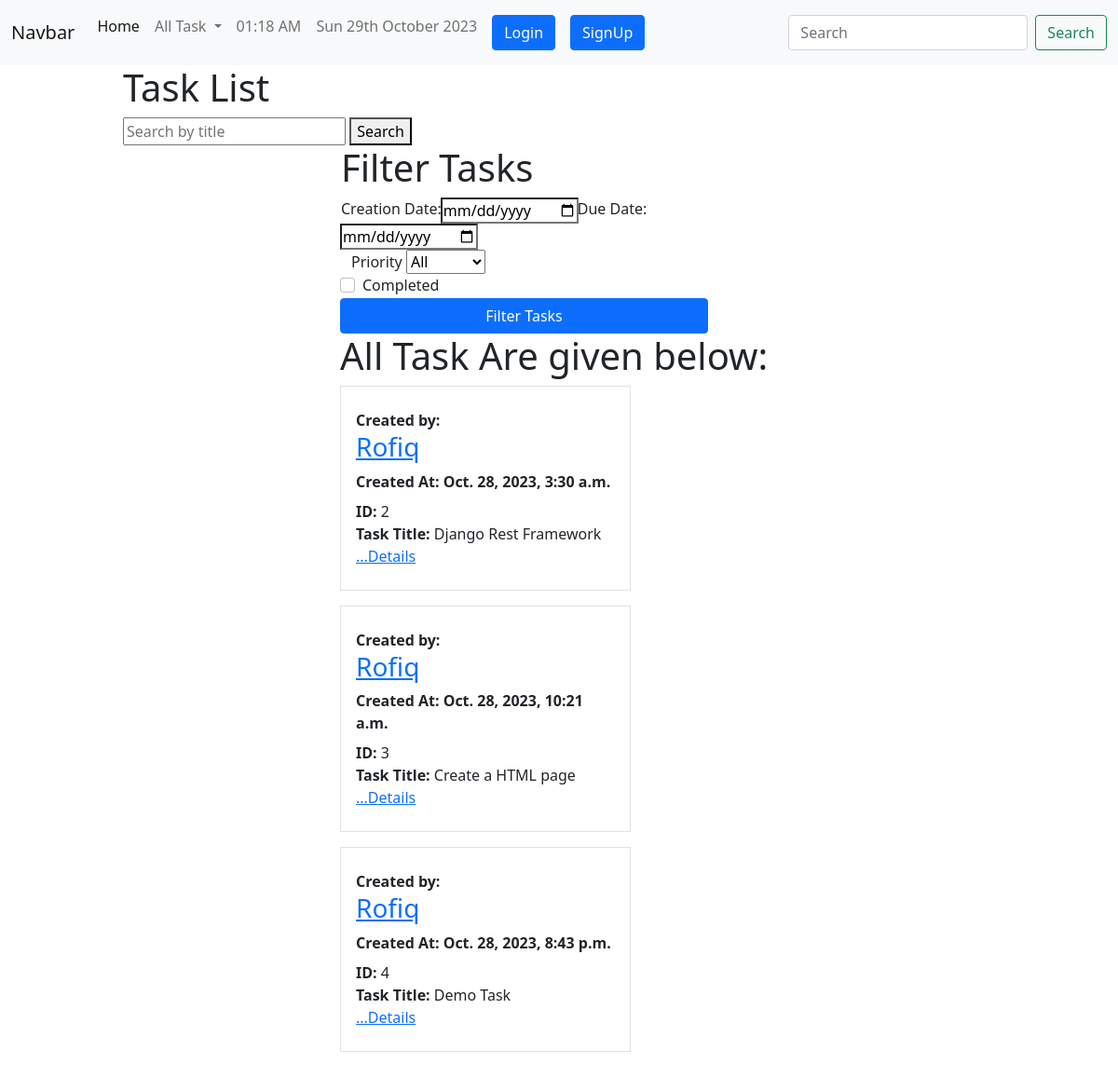
Page /task/tasklist/ on the committed database.
### task/models.py (models this page shows, shortened)
class Task(models.Model):
    PRIORITY_CHOICES = [
        ('Low', 'Low'),
        ('Medium', 'Medium'),
        ('High', 'High'),
    ]
    user            = models.ForeignKey(User, on_delete=models.CASCADE)
    title           = models.CharField(max_length=200)
    id              = models.AutoField(primary_key=True)
    image           = models.ImageField(default='default.jpg', upload_to='task/images')
    slug            = models.CharField(max_length=100,default=title)
    description     = models.TextField()
    due_date        = models.DateField()
    priority        = models.CharField(max_length=10, choices=PRIORITY_CHOICES, default='Low')
    completed       = models.BooleanField(default=False)
    created_at      = models.DateTimeField(auto_now_add=True)
    last_updated    = models.DateTimeField(auto_now=True, null=True, blank=True)

### task/views.py (the view)
# urls.py: path('tasklist/',TaskListView.as_view(),name='tasklist'),
class TaskListView(ListView):
    template_name = 'task/tasklist.html'
    model = Task
    queryset=Task.objects.all()
    context_object_name = 'tasks'
    def get_context_data(self,*args, **kwargs):
        context=super().get_context_data(*args, **kwargs)
        tasks=context.get('object_list')
        context['tasks']= tasks
        return context

### templates/task/tasklist.html (shortened to what this page needs)
{% extends "basic.html" %}
{% block body %}
<div style="width: 80%; margin:auto">
<div class="container">
  <h1>Task List</h1>
  <form method="get" action="{% url 'tasklist' %}">
    <input type="text" name="search" value="{{ search_query }}" placeholder="Search by title">
    <button type="submit">Search</button>
  </form>
    <div class="col-md-6 offset-md-3">
      <h1>Filter Tasks</h1>
      <form action="{% url 'tasklist' %}" method="post">
      <div class="input-group mb-3">
      <label for="creation_date">Creation Date:</label>
      <input type="date" name="creation_date" id="creation_date" value="{{ creation_date }}">
      <label for="due_date">Due Date:</label>
      <input type="date" name="due_date" id="due_date" value="{{ due_date }}">
        <div class="row">
        <div class="col">
        <div class="form-group">
          <label for="exampleFormControlInput1">Priority</label>
          <select name="priority" id="priority">
            <option value="" {% if not priority %}selected{% endif %}>All</option>
          </select>
        </div>
        </div>
    <div class="form-group form-check">
          <input type="checkbox" class="form-check-input" id="exampleCheck1" name="available">
          <label class="form-check-label" for="exampleCheck1">Completed</label>
        </div>
        <button class="btn btn-primary" type="submit">Filter Tasks</button>
      </form>
    </div>
  <h1 class="text-center">All Task Are given below:</h1>
  {% for p in tasks %}
  <div class="col-md-8 offset-md-2 mb-3 p-3 border">
    <div class="row  my-2 position-relative">
      <div class="col d-flex flex-column">
        <strong class="d-inline-block mb-2">
          <div>
            <b>Created by:
            <a href="/accounts/otherprofile/{{p.user.username}}/">
              <h3>{{p.user.username}}</h3>
            </a>
          </b>
            <b>Created At: </b>{{p.created_at}}
          </div>
        </strong>
        <div class="preview">
          <b>ID: </b> {{p.id}} <br>
          <b>Task Title: </b> {{p.title}} <br>
          <p class="card-text">
            <a href="{% url 'taskdetail' id=p.id %}"> ...Details</a>
          </p>
        </div>
      </div>
    </div>
  </div>
  {% endfor %}
</div>
</div>
{% endblock body %}

### templates/basic.html (shortened to what this page needs)
<!doctype html>
<html lang="en">
  <head>
    <link href="https://cdn.jsdelivr.net/npm/bootstrap@5.0.2/dist/css/bootstrap.min.css" rel="stylesheet">
  </head>
  <body>
   <nav class="navbar navbar-expand-lg navbar-light bg-light">
    <div class="container-fluid">
      <a class="navbar-brand" href="#">Navbar</a>
      <div class="collapse navbar-collapse" id="navbarSupportedContent">
        <ul class="navbar-nav me-auto mb-2 mb-lg-0">
          <li class="nav-item">
            <a class="nav-link active" aria-current="page" href="{% url 'homeview' %}">Home</a>
          </li>
          <li class="nav-item dropdown">
            <a class="nav-link dropdown-toggle" href="#" id="navbarDropdown" role="button" data-bs-toggle="dropdown" aria-expanded="false">
              All Task
            </a>
          </li>
          <li class="nav-item">
            <a class="nav-link" href="">{% now "h:i A" %}</a>
          </li>
          <li class="nav-item">
            <a class="nav-link" href="">{% now "D jS F Y" %}</a>
          </li>
          {% if user.is_authenticated %}
          <li class="nav-item dropdown">
            <a class="nav-link dropdown-toggle" href="#" id="navbarDropdown" role="button" data-bs-toggle="dropdown" aria-expanded="false">
              {{user.username}}
            </a>
            <ul class="dropdown-menu" aria-labelledby="navbarDropdown">
              <li><a class="dropdown-item" href="{% url 'logout' %}">Logout</a></li>
              <li><a class="dropdown-item" href="{% url 'ownerprofile' %}">User Profile</a></li>
              <li><a class="dropdown-item" href="{% url 'changepassword' %}">Change Password</a></li>
              <li><a class="dropdown-item" href="{% url 'userprofile' %}">Create Profile</a></li>
            </ul>
          </li>
          {% else %}
          <li class="nav-item">
            <a class="btn btn-primary m-2" href="{% url 'login' %}">Login</a>
          </li>
          <li class="nav-item">
            <a class="btn btn-primary m-2" href="{% url 'signup' %}">SignUp</a>
          </li>
          {% endif %}
        </ul>
        <form class="d-flex">
          <input class="form-control me-2" type="search" placeholder="Search" aria-label="Search">
          <button class="btn btn-outline-success" type="submit">Search</button>
        </form>
      </div>
    </div>
  </nav>
    {% block body %}
    {% endblock body %}
  </body>
</html>

### rows in the picture
Task: user.username "Rofiq", created_at "Oct. 28, 2023, 3:30 a.m.", id "2", title "Django Rest Framework"
Task: user.username "Rofiq", created_at "Oct. 28, 2023, 10:21 a.m.", id "3", title "Create a HTML page"
Task: user.username "Rofiq", created_at "Oct. 28, 2023, 8:43 p.m.", id "4", title "Demo Task"
